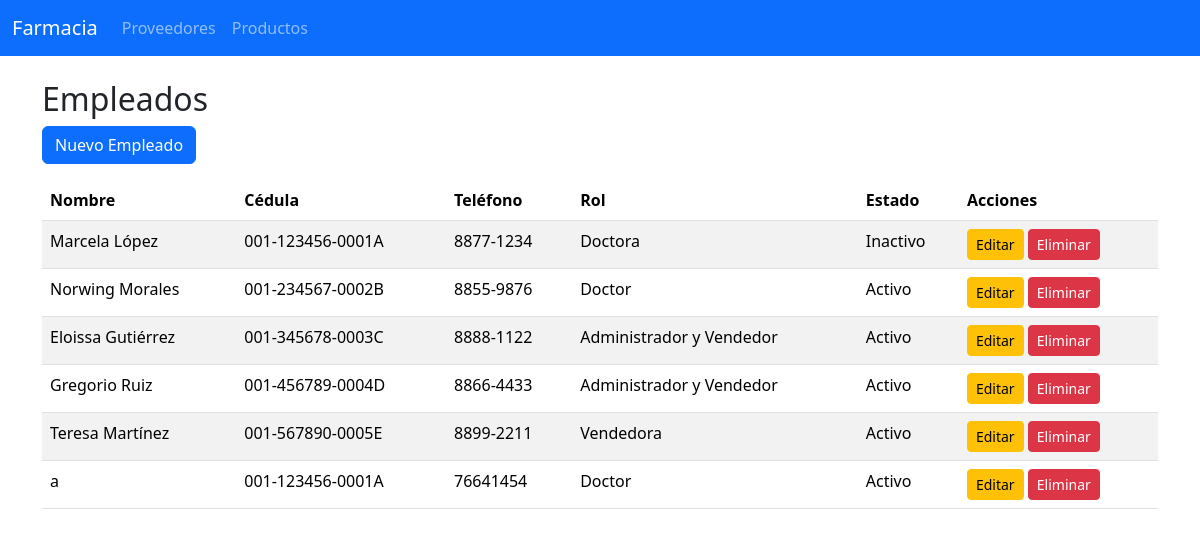
/empleados/, run on an earlier commit of the app's database.
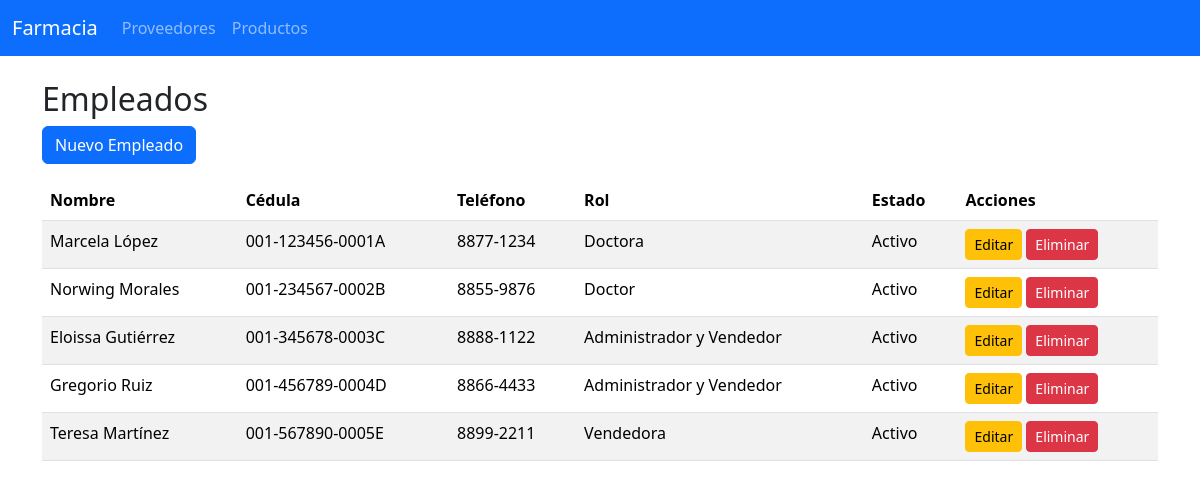
And on a later commit of the database.
### farmacia_app/models.py (models this page shows, shortened)
class Empleados(models.Model):
    id_empleado = models.AutoField(primary_key=True)
    nombre = models.CharField(max_length=255)
    fecha_contratacion = models.DateField(blank=True, null=True)
    rol = models.CharField(max_length=100, blank=True, null=True)
    funciones = models.TextField(blank=True, null=True)
    cedula = models.CharField(max_length=20, blank=True, null=True)
    telefono = models.CharField(max_length=20, blank=True, null=True)
    correo = models.EmailField(blank=True, null=True)
    estado = models.IntegerField(default=1)
    class Meta:
        db_table = 'Empleados'

### farmacia_app/views.py (the view)
# urls.py: path('empleados/', views.empleado_list, name='empleado_list'),
def empleado_list(request):
    empleados = Empleados.objects.all()
    return render(request, 'empleado/list.html', {'empleados': empleados})

### farmacia_app/templates/empleado/list.html
{% extends 'base.html' %}
{% block content %}
<h2>Empleados</h2>
<a class="btn btn-primary mb-3" href="{% url 'empleado_create' %}">Nuevo Empleado</a>
<table class="table table-striped">
    <thead>
        <tr>
            <th>Nombre</th>
            <th>Cédula</th>
            <th>Teléfono</th>
            <th>Rol</th>
            <th>Estado</th>
            <th>Acciones</th>
        </tr>
    </thead>
    <tbody>
        {% for e in empleados %}
        <tr>
            <td>{{ e.nombre }}</td>
            <td>{{ e.cedula }}</td>
            <td>{{ e.telefono }}</td>
            <td>{{ e.rol }}</td>
            <td>
                {% if e.estado == 1 %}
                    Activo
                {% else %}
                    Inactivo
                {% endif %}
            </td>
            <td>
                <a class="btn btn-sm btn-warning" href="{% url 'empleado_edit' e.id_empleado %}">Editar</a>
                <a class="btn btn-sm btn-danger" href="{% url 'empleado_delete' e.id_empleado %}">Eliminar</a>
            </td>
        </tr>
        {% endfor %}
    </tbody>
</table>
{% endblock %}

What changed in the data, as far as the page shows it:
removed Empleados: nombre "a", cedula "001-123456-0001A", telefono "76641454", rol "Doctor", estado "Activo"
changed Empleados "Marcela López": estado "Inactivo" → "Activo"
